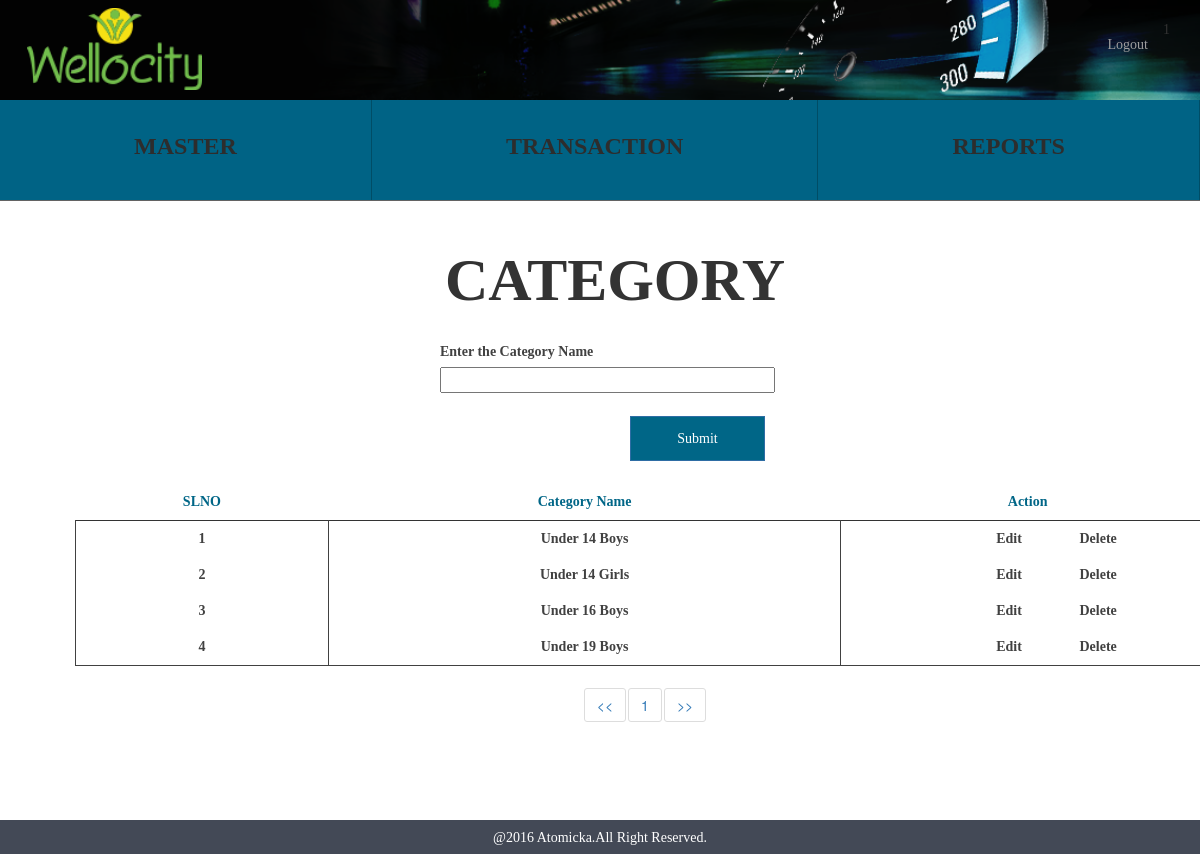
Screenshot of /category.php (signed in) with the database file from the repository.
### tables this page shows
CREATE TABLE IF NOT EXISTS `wc_categories` (
  `categories_id` int(10) NOT NULL AUTO_INCREMENT,
  `categories_name` varchar(150) NOT NULL,
  `categories_status` tinyint(1) NOT NULL,
  `categories_createddate` timestamp NOT NULL DEFAULT CURRENT_TIMESTAMP,
  PRIMARY KEY (`categories_id`),
  KEY `categories_name` (`categories_name`)
);

### functions/category_function.php (called while the page is built, shortened)
<?php
class categoryfunction{
    public function categoryselectfunction(){
      $temp_arr = array();
      $res = mysql_query("SELECT * FROM wc_categories") or die(mysql_error());
      while($row = mysql_fetch_array($res)) {
          $temp_arr[] =$row;
      }
      return $temp_arr;
      }
}
 ?>

### category.php (the view, shortened to what this page needs)
<?php
require_once "header.php";
require_once "functions/category_function.php";
$obj = new categoryfunction();
?>
	<div class="container">
		<div class="container align_center align_height">
			<span class="sports">CATEGORY</span>
		</div>
		<div class="container align_margin">
			<div class="col-md-8">
				<div class="col-md-6"></div>
				<div class="col-md-6 align_margin">
					<form id="category_form" name="categories_form" role="form">
						<div class="align_margin">
							<label>Enter the Category Name</label><br>
							<input type="text" class="sportsname" name="category_name" data-validation-error-msg="Please enter the category name" data-validation="required">
						</div>
						<input type="submit" class="btn btn-primary align_right clear category_submit_act" value="Submit">
					</form>
				</div>
				<div class="container">
				  <table class="table state_table" id="category_table">
				    <thead>
				      <tr class="row_color">
				        <th class="align_center">SLNO</th>
				        <th class="align_center">Category Name</th>
				        <th class="align_center">Action</th>
				      </tr>
				    </thead>
				    <tbody>
						<?php
							$data = $obj->categoryselectfunction();
							foreach( $data as $eachrecord ) {
						 ?>
				    	<tr class="align_center delete_color">
					        <td class="category_id"><?php echo $eachrecord ['categories_id']; ?></td>
					        <td class="category_name"><?php echo $eachrecord ['categories_name']; ?></td>
					         <td>
					        	<span class="edit_state">Edit</span>
					        	<span class="delete_state" data-value="<?php echo $eachrecord ['categories_id']; ?>">Delete</span>
					        </td>
				      	</tr>
						<?php } ?>
				    </tbody>
				  </table>
				</div>
			</div>
		</div>
	</div>
<?php require_once "footer.php" ?>

### css/style.css (style rules this page uses)
.align_center { text-align: center; }
.align_right { float: right; }
.sports { font-size: 60px; font-weight: bold; position: relative; font-family: Montserrat; }
.statesname,.sportsname,.edit_states_name { width: 100%; }
.align_margin { margin-bottom:23px; }
.align_height { line-height: 2; }
.row_color { color: #006687; font-family: Montserrat; }
.delete_color { color: #414141; font-weight: bold; font-family: Montserrat; }
.clear { background-color: #006687 !important; color: #fff !important; height: 45px; width: 135px; border-radius: 0 !important; font-weight: bold; font-family: Montserrat; margin-right: 10px; }
.table > thead > tr > th, .table > tbody > tr > th, .table > tfoot > tr > th, .table > thead > tr > td, .table > tbody > tr > td, .table > tfoot > tr > td { border-top: 0 !important; }
.table > thead > tr > th { border-bottom: 1px !important; }
.table > tbody { border:1px solid !important; }
.table > tbody td { border:1px solid; border-bottom: 0 !important }
.table > thead { border-bottom: 1px solid; }
.table > tbody tr:last-child { border-bottom: 1px solid !important; }
.edit_state,.edit_district { cursor: pointer; }
.delete_state,.delete_district { cursor: pointer; float: right; position: relative; right: 25%; }
label { color: #414141 !important; font-family: Montserrat; }
button, input, optgroup, select, textarea { font-family: Montserrat !important; }
#sports_table tbody,#category_table tbody { border: 1px solid #000; }

### rows the page displays
wc_categories: categories_id "1", categories_name "Under 14 Boys"
wc_categories: categories_id "2", categories_name "Under 14 Girls"
wc_categories: categories_id "3", categories_name "Under 16 Boys"
wc_categories: categories_id "4", categories_name "Under 19 Boys"

### other values shown
$_SESSION['login'] "1"
